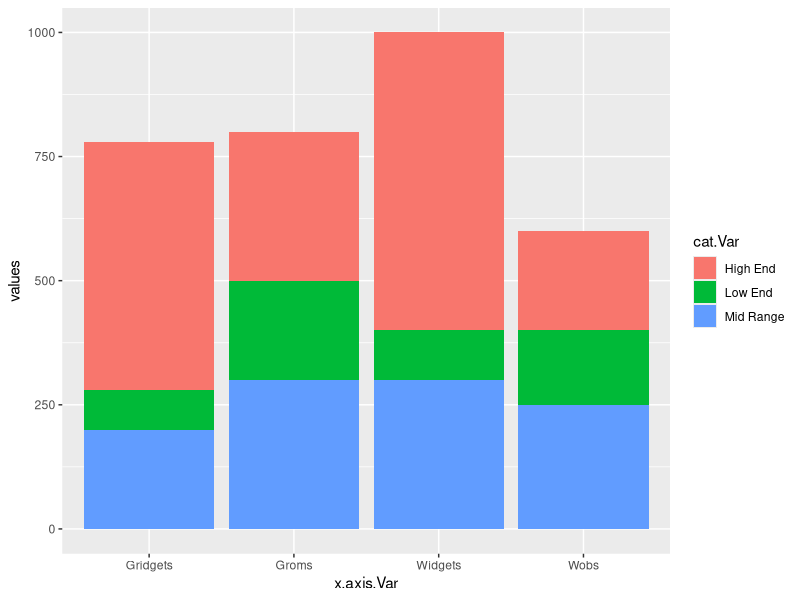
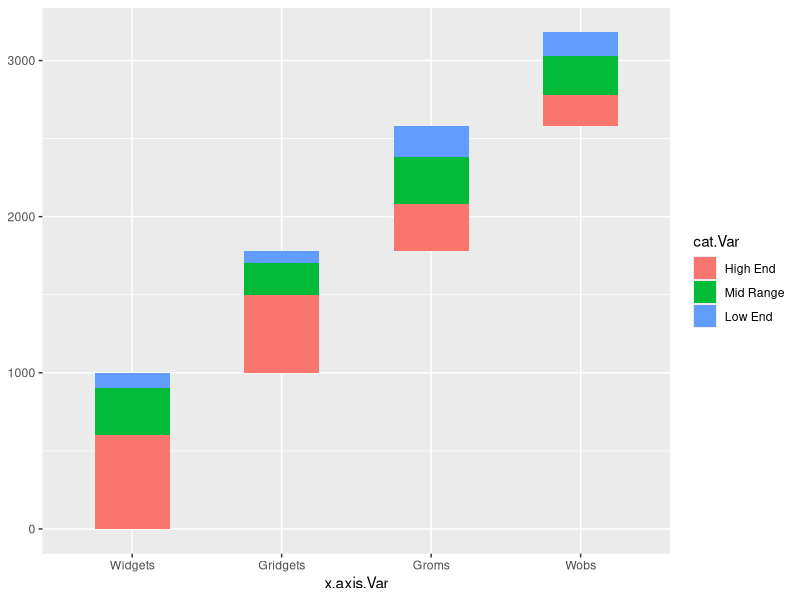
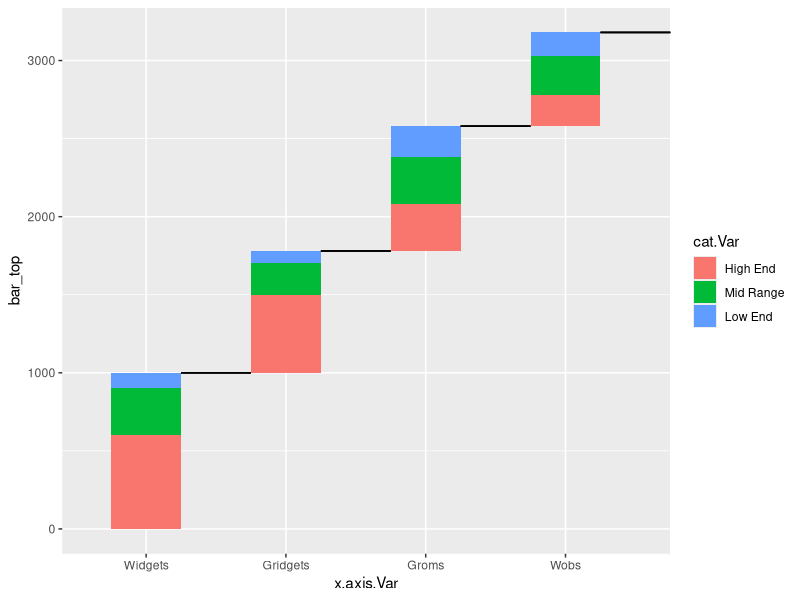
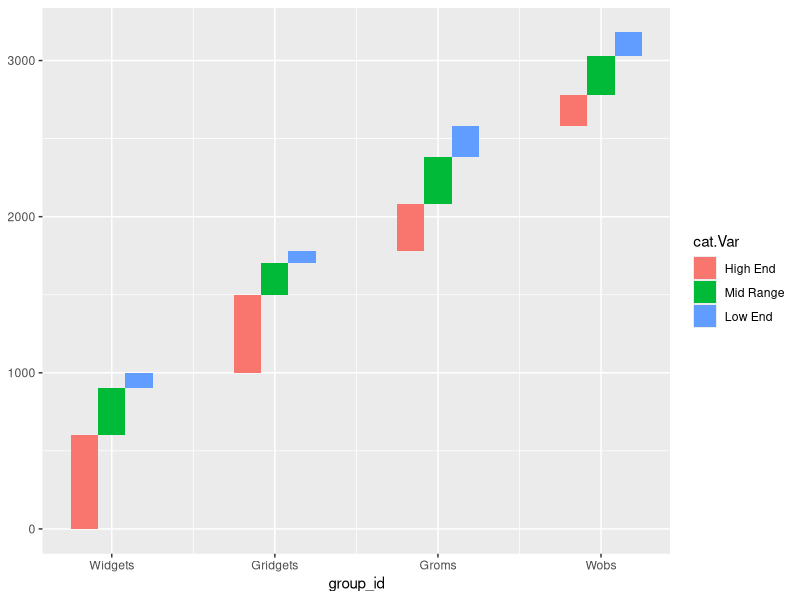
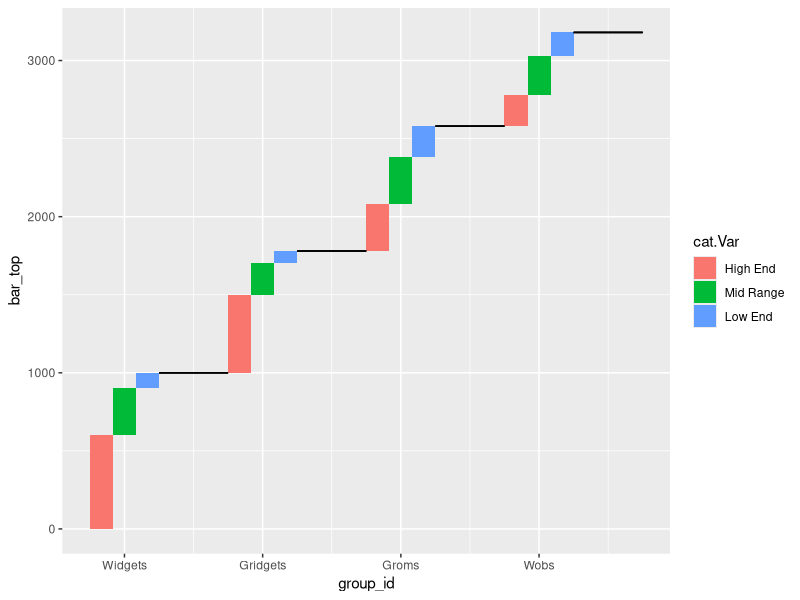
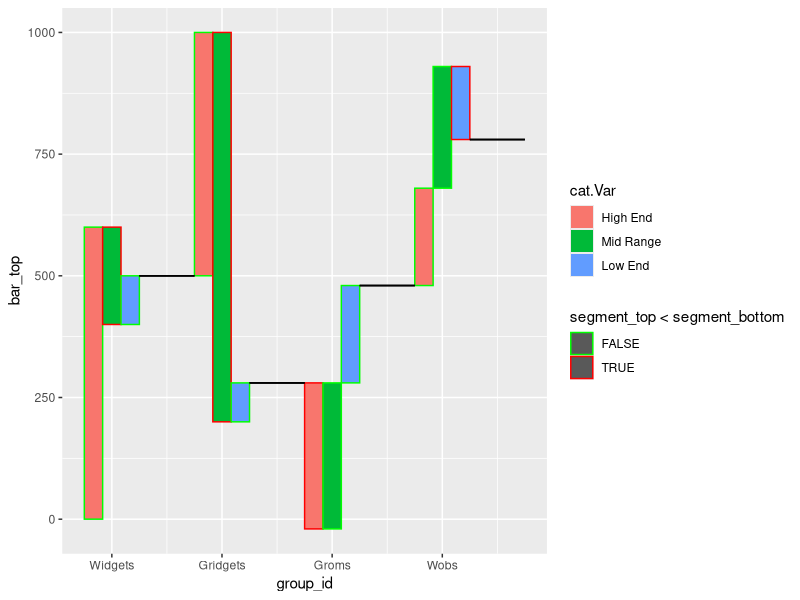
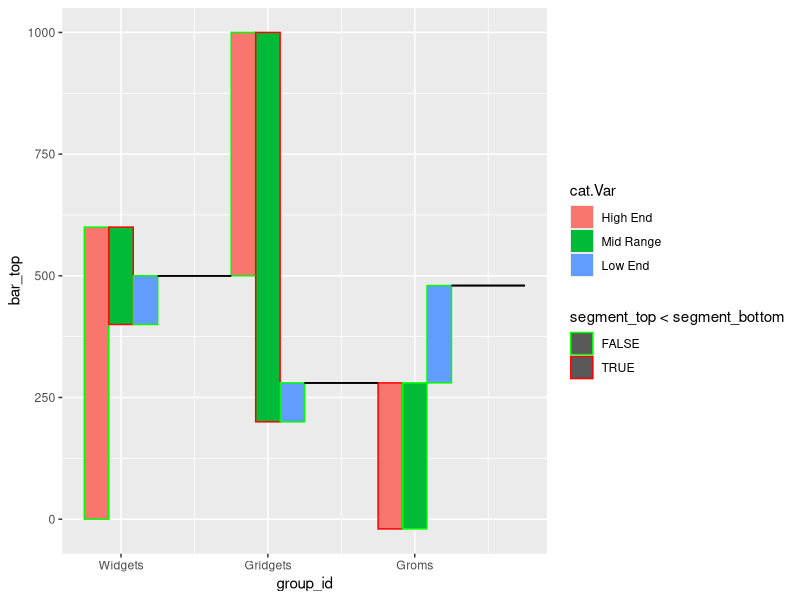
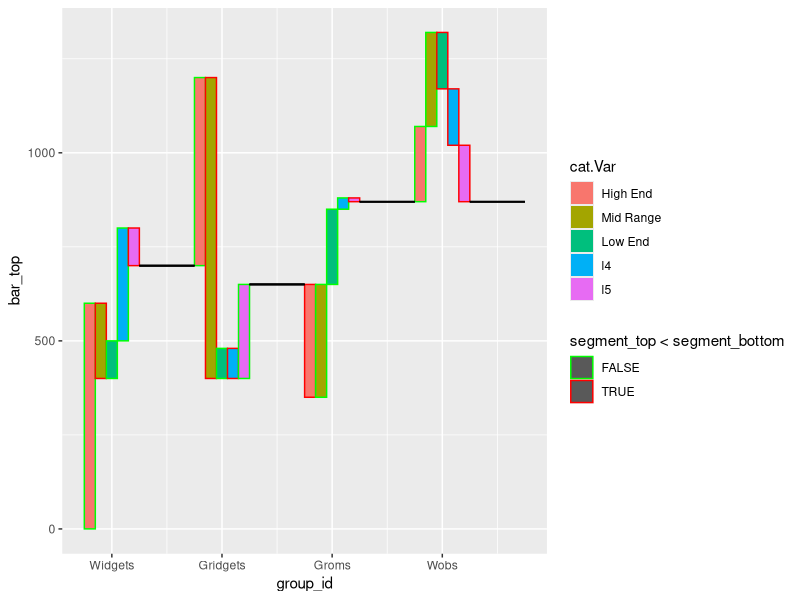

The R script that drew these images, in order:
library(tidyverse)


## data and reference ----

df <- tibble(
  x.axis.Var = rep(c("Widgets", "Gridgets", "Groms", "Wobs"), 3),
  cat.Var = rep(c("High End", "Mid Range", "Low End"), each = 4),
  values = c(600, 500, 300, 200, # high end
             300, 200, 300, 250, # mid range
             100, 80, 200, 150   # low end
             )
  )

# stacked bar graph (for reference)
ggplot(df, aes(x = x.axis.Var, y = values, fill = cat.Var)) +
  geom_col()

## preparation function ----

my_prepare_df <- function(df, 
                          x_axis_var, x_axis_order, 
                          cat_var, cat_order,
                          value_var,
                          bar_width, 
                          stacked) {
  
  # calculate control variables
  n_segments <- length(cat_order)
  group_offset = bar_width / 2
  
  temp <- df %>% 
    # ensure the categories are in the required order
    mutate(
      {{x_axis_var}} := fct_relevel({{x_axis_var}}, x_axis_order),
      {{cat_var}} := fct_relevel({{cat_var}}, cat_order),
    ) %>% 
    arrange({{x_axis_var}}, {{cat_var}}) %>% 
    # create numeric indicator for x_axis_var
    group_by({{x_axis_var}}) %>% 
    mutate(
      group_id = cur_group_id()
    ) %>% 
    ungroup() %>% 
    # create numeric indicator for cat_var
    group_by({{cat_var}}) %>% 
    mutate(
      sub_group_id = cur_group_id()
    ) %>% 
    ungroup() %>% 
    # calculate the segment vertical edges
    mutate(
      segment_bottom = cumsum(c(0, head({{value_var}}, -1))),
      segment_top = {{value_var}} + segment_bottom,
    )
  
  if (stacked) {
    # if the segments are supposed to be stacked then
    temp <- temp %>% 
      # calculate the segment horizontal edges 
      # these will be same for all segments within a bar
      group_by({{x_axis_var}}) %>% 
      mutate(
        segment_left = group_id - group_offset,
        segment_right = group_id + group_offset,
      ) %>%
      ungroup()
  } else {
    # if the segments re not supposed to be stacked (internal waterfall)
    temp <- temp %>%
      # scale up the group_id since inter-bar spacing is determined by this
      mutate(
        group_id = group_id * n_segments,
      ) 
    
    # ensure this is atleast spaced by 2*bar_width
    if (min(temp$group_id) < 2) {
      temp <- temp %>% 
        mutate(
          group_id = group_id + 1
        )
    }
    
    temp <- temp %>% 
      # calculate the segment horizontal edges 
      # these are different for all segments now
      group_by({{x_axis_var}}) %>% 
      mutate(
        segment_left = group_id + group_offset * seq.int(from = -n_segments, by = 2, length.out = n_segments),
        segment_right = group_id + group_offset * seq.int(from = -n_segments + 2, by = 2, length.out = n_segments),
      ) %>% 
      ungroup()
  }
  
  temp %>% 
    # calculate all 4 bar edges
    # these are defined as the bounding box of all segments in a bar
    group_by({{x_axis_var}}) %>% 
    mutate(
      bar_bottom = first(segment_bottom),
      bar_left = first(segment_left),
      bar_top = last(segment_top),
      bar_right = last(segment_right),
    ) %>% 
    ungroup() %>% 
    # ensure resulting dataframe has a consistent, sensible column ordering
    select(
      group_id, {{x_axis_var}}, 
      sub_group_id, {{cat_var}}, 
      {{value_var}},
      segment_bottom, segment_top, segment_left, segment_right,
      bar_bottom, bar_top, bar_left, bar_right,
    )
}



my_prepare_df_facet <- function(df, 
                                x_axis_var, x_axis_order, 
                                cat_var, cat_order,
                                value_var,
                                facet_var,
                                bar_width, 
                                stacked) {
  if (missing(facet_var)) {
    my_prepare_df(
      df,
      {{x_axis_var}}, x_axis_order,
      {{cat_var}}, cat_order,
      {{value_var}},
      bar_width,
      stacked
    )
  } else {
    purrr::map_dfr(unique(df[[deparse(substitute(facet_var))]]),
                 function(facet_val) {
                   my_prepare_df(
                     df %>% 
                       filter({{facet_var}} == facet_val) %>%
                       select(-{{facet_var}}), 
                     {{x_axis_var}}, x_axis_order, 
                     {{cat_var}}, cat_order,
                     {{value_var}},
                     bar_width, 
                     stacked
                     ) %>% 
                     mutate(
                       {{facet_var}} := facet_val
                     )
                 })
  }
}

## stacked ----

my_prep_df <- my_prepare_df_facet(
  df, 
  x.axis.Var, c("Widgets", "Gridgets", "Groms", "Wobs"),
  cat.Var, c("High End", "Mid Range", "Low End"),
  values,
  bar_width = 0.5,
  stacked = T
)

# stacked version
ggplot(my_prep_df) + 
  geom_rect(aes(
    x = x.axis.Var, 
    fill = cat.Var,
    xmin = bar_left,
    xmax = bar_right,
    ymin = segment_bottom,
    ymax = segment_top,
  ))


# stacked version (with reference line)
# TODO: find a way to skip last line ???
ggplot(my_prep_df) + 
  geom_rect(aes(
    x = x.axis.Var,
    fill = cat.Var,
    xmin = bar_left,
    xmax = bar_right,
    ymin = segment_bottom,
    ymax = segment_top,
  )) +
  geom_segment(aes(
    x = bar_right,
    y = bar_top,
    xend = bar_right + 0.5, # this is the spacing between bars (by default this is same as bar_width)
    yend = bar_top,
  ))


## side-by-side ----

my_prep_df_stack <- my_prepare_df_facet(
  df, 
  x.axis.Var, c("Widgets", "Gridgets", "Groms", "Wobs"),
  cat.Var, c("High End", "Mid Range", "Low End"),
  values,
  bar_width = 0.5,
  stacked = F
)

# side-by-side version
ggplot(my_prep_df_stack) + 
  geom_rect(aes(
    x = group_id,
    fill = cat.Var,
    xmin = segment_left,
    xmax = segment_right,
    ymin = segment_bottom,
    ymax = segment_top,
  )) + 
  scale_x_continuous(breaks = unique(my_prep_df_stack$group_id), 
                     labels = levels(my_prep_df_stack$x.axis.Var))


# side-by-side version (with reference line)
# TODO: find a way to skip last line ???
ggplot(my_prep_df_stack) + 
  geom_rect(aes(
    x = group_id,
    fill = cat.Var,
    xmin = segment_left,
    xmax = segment_right,
    ymin = segment_bottom,
    ymax = segment_top,
  )) +
  geom_segment(aes(
    x = bar_right,
    y = bar_top,
    xend = bar_right + 1.5, # this is the spacing between bars (by default this is same as bar_width)
    yend = bar_top,
  )) +
  scale_x_continuous(breaks = unique(my_prep_df_stack$group_id), 
                     labels = levels(my_prep_df_stack$x.axis.Var))


## Total bars ----


# demonstrative example of creating a 'Total' x_axis_var before calling prepare to have big total bar



# demonstrative example of creating 2 'Total' x_axis_var columns before calling prepare to have 2 groupwise total bars


## negative steps ----


df_neg <- tibble(
  x.axis.Var = rep(c("Widgets", "Gridgets", "Groms", "Wobs"), 3),
  cat.Var = rep(c("High End", "Mid Range", "Low End"), each = 4),
  values = c(600, 500, -300, 200, # high end
             -200, -800, 300, 250, # mid range
             100, 80, 200, -150   # low end
  )
)
df_neg

my_prep_df_neg <- my_prepare_df_facet(
  df_neg, 
  x.axis.Var, c("Widgets", "Gridgets", "Groms", "Wobs"),
  cat.Var, c("High End", "Mid Range", "Low End"),
  values,
  bar_width = 0.5,
  stacked = F
)

ggplot(my_prep_df_neg) + 
  geom_rect(aes(
    x = group_id,
    fill = cat.Var,
    color = segment_top < segment_bottom,
    xmin = segment_left,
    xmax = segment_right,
    ymin = segment_bottom,
    ymax = segment_top,
  )) + 
  geom_segment(aes(
    x = bar_right,
    y = bar_top,
    xend = bar_right + 1.5, # this is the spacing between bars (by default this is same as bar_width)
    yend = bar_top,
  )) +
  scale_x_continuous(breaks = unique(my_prep_df_neg$group_id), 
                     labels = levels(my_prep_df_neg$x.axis.Var)) + 
  scale_color_manual(values = c("Green", "Red"))



# raise error/warning if values_var has negative numbers and stacked == T 
# this implies that if steps are negative the waterfall should be side-by-side



## different number of x vars ----

df_n <- tibble(
  x.axis.Var = rep(c("Widgets", "Gridgets", "Groms"), 3),
  cat.Var = rep(c("High End", "Mid Range", "Low End"), each = 3),
  values = c(600, 500, -300, # high end
             -200, -800, 300, # mid range
             100, 80, 200   # low end
  )
)
df_n

my_prep_df_n <- my_prepare_df_facet(
  df_n, 
  x.axis.Var, c("Widgets", "Gridgets", "Groms"),
  cat.Var, c("High End", "Mid Range", "Low End"),
  values,
  bar_width = 0.5,
  stacked = F
)

ggplot(my_prep_df_n) + 
  geom_rect(aes(
    x = group_id,
    fill = cat.Var,
    color = segment_top < segment_bottom,
    xmin = segment_left,
    xmax = segment_right,
    ymin = segment_bottom,
    ymax = segment_top,
  )) + 
  geom_segment(aes(
    x = bar_right,
    y = bar_top,
    xend = bar_right + 1.5, # this is the spacing between bars (by default this is same as bar_width)
    yend = bar_top,
  )) +
  scale_x_continuous(breaks = unique(my_prep_df_n$group_id), 
                     labels = levels(my_prep_df_n$x.axis.Var)) + 
  scale_color_manual(values = c("Green", "Red"))


## different number of cat vars ----

# odd categories
df_nc <- tibble(
  x.axis.Var = rep(c("Widgets", "Gridgets", "Groms", "Wobs"), 5),
  cat.Var = rep(c("High End", "Mid Range", "Low End", "l4", "l5"), each = 4),
  values = c(600, 500, -300, 200, # high end
             -200, -800, 300, 250, # mid range
             100, 80, 200, -150,   # low end
             300, -80, 30, -150,   # l4
             -100, 250, -10, -150   # l5
  )
)
df_nc

my_prep_df_nc <- my_prepare_df_facet(
  df_nc, 
  x.axis.Var, c("Widgets", "Gridgets", "Groms", "Wobs"),
  cat.Var, c("High End", "Mid Range", "Low End", "l4", "l5"),
  values,
  bar_width = 0.5,
  stacked = F
)

ggplot(my_prep_df_nc) + 
  geom_rect(aes(
    x = group_id,
    fill = cat.Var,
    color = segment_top < segment_bottom,
    xmin = segment_left,
    xmax = segment_right,
    ymin = segment_bottom,
    ymax = segment_top,
  )) + 
  geom_segment(aes(
    x = bar_right,
    y = bar_top,
    xend = bar_right + 2.5, # this is the spacing between bars (by default this is same as bar_width)
    yend = bar_top,
  )) +
  scale_x_continuous(breaks = unique(my_prep_df_nc$group_id), 
                     labels = levels(my_prep_df_nc$x.axis.Var)) + 
  scale_color_manual(values = c("Green", "Red"))


# even categories
df_nc2 <- tibble(
  x.axis.Var = rep(c("Widgets", "Gridgets", "Groms", "Wobs"), 2),
  cat.Var = rep(c("High End", "Mid Range"), each = 4),
  values = c(600, 500, -300, 200, # high end
             -200, -800, 300, 250 # mid range
  )
)
df_nc2


my_prep_df_nc2 <- my_prepare_df_facet(
  df_nc2, 
  x.axis.Var, c("Widgets", "Gridgets", "Groms", "Wobs"),
  cat.Var, c("High End", "Mid Range"),
  values,
  bar_width = 0.5,
  stacked = F
)

ggplot(my_prep_df_nc2) + 
  geom_rect(aes(
    x = group_id,
    fill = cat.Var,
    color = segment_top < segment_bottom,
    xmin = segment_left,
    xmax = segment_right,
    ymin = segment_bottom,
    ymax = segment_top,
  )) + 
  geom_segment(aes(
    x = bar_right,
    y = bar_top,
    xend = bar_right + 1, # this is the spacing between bars (by default this is same as bar_width)
    yend = bar_top,
  )) +
  scale_x_continuous(breaks = unique(my_prep_df_nc2$group_id), 
                     labels = levels(my_prep_df_nc2$x.axis.Var)) + 
  scale_color_manual(values = c("Green", "Red"))


## faceting ----

df_fac <- tibble(
  x.axis.Var = rep(c("Widgets", "Gridgets", "Groms", "Wobs"), 3),
  cat.Var = rep(c("High End", "Mid Range", "Low End"), each = 4),
  values = c(600, 500, -300, 200, # high end
             -200, -800, 300, 250, # mid range
             100, 80, 200, -150   # low end
  )
)
df_fac <- bind_rows(df_fac, df_fac)
df_fac <- df_fac %>%
  mutate(facet_col = rep(c("l1","l2"), each = nrow(df_fac)/2),
         values = if_else(facet_col == "l1", values + rnorm(nrow(df_fac), 0, 500), values))
df_fac

my_prep_df_fac <- my_prepare_df_facet(
  df_fac, 
  x.axis.Var, c("Widgets", "Gridgets", "Groms", "Wobs"),
  cat.Var, c("High End", "Mid Range", "Low End"),
  values,
  facet_col,
  bar_width = 0.5,
  stacked = F
)
# my_prep_df_fac <- bind_rows(my_prep_df_fac, my_prep_df_fac)
# my_prep_df_fac <- my_prep_df_fac %>% 
#   mutate(facet_col = rep(c("l1","l2"), each = nrow(my_prep_df_fac)/2))
my_prep_df_fac


ggplot(my_prep_df_fac) + 
  geom_rect(aes(
    x = group_id,
    fill = cat.Var,
    color = segment_top < segment_bottom,
    xmin = segment_left,
    xmax = segment_right,
    ymin = segment_bottom,
    ymax = segment_top,
  )) + 
  geom_segment(aes(
    x = bar_right,
    y = bar_top,
    xend = bar_right + 1.5, # this is the spacing between bars (by default this is same as bar_width)
    yend = bar_top,
  )) +
  facet_wrap(~facet_col) + 
  scale_x_continuous(breaks = unique(my_prep_df_fac$group_id), 
                     labels = levels(my_prep_df_fac$x.axis.Var)) + 
  scale_color_manual(values = c("Green", "Red"))


